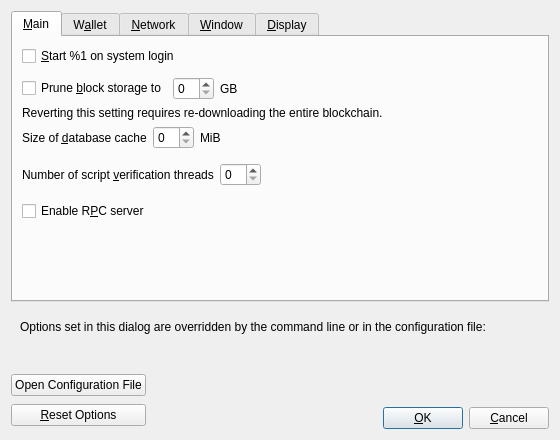
<?xml version="1.0" encoding="UTF-8"?>
<ui version="4.0">
 <class>OptionsDialog</class>
 <widget class="QDialog" name="OptionsDialog">
  <property name="geometry">
   <rect>
    <x>0</x>
    <y>0</y>
    <width>560</width>
    <height>440</height>
   </rect>
  </property>
  <property name="windowTitle">
   <string>Options</string>
  </property>
  <property name="modal">
   <bool>true</bool>
  </property>
  <layout class="QVBoxLayout" name="verticalLayout">
   <item>
    <widget class="QTabWidget" name="tabWidget">
     <property name="currentIndex">
      <number>0</number>
     </property>
     <widget class="QWidget" name="tabMain">
      <attribute name="title">
       <string>&amp;Main</string>
      </attribute>
      <layout class="QVBoxLayout" name="verticalLayout_Main">
       <item>
        <widget class="QCheckBox" name="qogecoinAtStartup">
         <property name="toolTip">
          <string>Automatically start %1 after logging in to the system.</string>
         </property>
         <property name="text">
          <string>&amp;Start %1 on system login</string>
         </property>
        </widget>
       </item>
       <item>
        <spacer name="horizontalSpacer_0_Main">
         <property name="orientation">
          <enum>Qt::Horizontal</enum>
         </property>
         <property name="sizeHint" stdset="0">
          <size>
           <width>40</width>
           <height>5</height>
          </size>
         </property>
        </spacer>
       </item>
       <item>
        <layout class="QHBoxLayout" name="horizontalLayout_Main_Prune">
         <item>
          <widget class="QCheckBox" name="prune">
           <property name="toolTip">
            <string>Enabling pruning significantly reduces the disk space required to store transactions. All blocks are still fully validated. Reverting this setting requires re-downloading the entire blockchain.</string>
           </property>
           <property name="text">
            <string>Prune &amp;block storage to</string>
           </property>
          </widget>
         </item>
         <item>
          <widget class="QSpinBox" name="pruneSize"/>
         </item>
         <item>
          <widget class="QLabel" name="pruneSizeUnitLabel">
           <property name="text">
            <string>GB</string>
           </property>
           <property name="textFormat">
            <enum>Qt::PlainText</enum>
           </property>
          </widget>
         </item>
         <item>
          <spacer name="horizontalSpacer_Main_Prune">
           <property name="orientation">
            <enum>Qt::Horizontal</enum>
           </property>
           <property name="sizeHint" stdset="0">
            <size>
             <width>40</width>
             <height>20</height>
            </size>
           </property>
          </spacer>
         </item>
        </layout>
       </item>
       <item>
        <widget class="QLabel" name="pruneWarning">
         <property name="text">
          <string>Reverting this setting requires re-downloading the entire blockchain.</string>
         </property>
         <property name="textFormat">
          <enum>Qt::PlainText</enum>
         </property>
        </widget>
       </item>
       <item>
        <layout class="QHBoxLayout" name="horizontalLayout_2_Main">
         <item>
          <widget class="QLabel" name="databaseCacheLabel">
           <property name="toolTip">
            <string extracomment="Tooltip text for Options window setting that sets the size of the database cache. Explains the corresponding effects of increasing/decreasing this value.">Maximum database cache size. A larger cache can contribute to faster sync, after which the benefit is less pronounced for most use cases. Lowering the cache size will reduce memory usage. Unused mempool memory is shared for this cache.</string>
           </property>
           <property name="text">
            <string>Size of &amp;database cache</string>
           </property>
           <property name="textFormat">
            <enum>Qt::PlainText</enum>
           </property>
           <property name="buddy">
            <cstring>databaseCache</cstring>
           </property>
          </widget>
         </item>
         <item>
          <widget class="QSpinBox" name="databaseCache"/>
         </item>
         <item>
          <widget class="QLabel" name="databaseCacheUnitLabel">
           <property name="text">
            <string>MiB</string>
           </property>
           <property name="textFormat">
            <enum>Qt::PlainText</enum>
           </property>
          </widget>
         </item>
         <item>
          <spacer name="horizontalSpacer_2_Main">
           <property name="orientation">
            <enum>Qt::Horizontal</enum>
           </property>
           <property name="sizeHint" stdset="0">
            <size>
             <width>40</width>
             <height>20</height>
            </size>
           </property>
          </spacer>
         </item>
        </layout>
       </item>
       <item>
        <layout class="QHBoxLayout" name="horizontalLayout_Main_VerifyLabel">
         <item>
          <widget class="QLabel" name="threadsScriptVerifLabel">
           <property name="toolTip">
            <string extracomment="Tooltip text for Options window setting that sets the number of script verification threads. Explains that negative values mean to leave these many cores free to the system.">Set the number of script verification threads. Negative values correspond to the number of cores you want to leave free to the system.</string>
           </property>
           <property name="text">
            <string>Number of script &amp;verification threads</string>
           </property>
           <property name="textFormat">
            <enum>Qt::PlainText</enum>
           </property>
           <property name="buddy">
            <cstring>threadsScriptVerif</cstring>
           </property>
          </widget>
         </item>
         <item>
          <widget class="QSpinBox" name="threadsScriptVerif">
           <property name="toolTip">
            <string>(0 = auto, &lt;0 = leave that many cores free)</string>
           </property>
          </widget>
         </item>
         <item>
          <spacer name="horizontalSpacer_Main_Threads">
           <property name="orientation">
            <enum>Qt::Horizontal</enum>
           </property>
           <property name="sizeHint" stdset="0">
            <size>
             <width>40</width>
             <height>40</height>
            </size>
           </property>
          </spacer>
         </item>
        </layout>
       </item>
       <item>
        <widget class="QCheckBox" name="enableServer">
         <property name="toolTip">
          <string extracomment="Tooltip text for Options window setting that enables the RPC server.">This allows you or a third party tool to communicate with the node through command-line and JSON-RPC commands.</string>
         </property>
         <property name="text">
          <string extracomment="An Options window setting to enable the RPC server.">Enable R&amp;PC server</string>
         </property>
        </widget>
       </item>
       <item>
        <spacer name="verticalSpacer_Main">
         <property name="orientation">
          <enum>Qt::Vertical</enum>
         </property>
         <property name="sizeHint" stdset="0">
          <size>
           <width>20</width>
           <height>40</height>
          </size>
         </property>
        </spacer>
       </item>
      </layout>
     </widget>
     <widget class="QWidget" name="tabWallet">
      <attribute name="title">
       <string>W&amp;allet</string>
      </attribute>
      <layout class="QVBoxLayout" name="verticalLayout_Wallet">
       <item>
        <widget class="QCheckBox" name="subFeeFromAmount">
         <property name="toolTip">
          <string extracomment="Tooltip text for Options window setting that sets subtracting the fee from a sending amount as default.">Whether to set subtract fee from amount as default or not.</string>
         </property>
         <property name="text">
          <string extracomment="An Options window setting to set subtracting the fee from a sending amount as default.">Subtract &amp;fee from amount by default</string>
         </property>
        </widget>
       </item>
       <item>
        <widget class="QGroupBox" name="groupBox">
         <property name="title">
          <string>Expert</string>
         </property>
         <layout class="QVBoxLayout" name="verticalLayout_2">
          <item>
           <widget class="QCheckBox" name="coinControlFeatures">
            <property name="toolTip">
             <string>Whether to show coin control features or not.</string>
            </property>
            <property name="text">
             <string>Enable coin &amp;control features</string>
            </property>
           </widget>
          </item>
          <item>
           <widget class="QCheckBox" name="spendZeroConfChange">
            <property name="toolTip">
             <string>If you disable the spending of unconfirmed change, the change from a transaction cannot be used until that transaction has at least one confirmation. This also affects how your balance is computed.</string>
            </property>
            <property name="text">
             <string>&amp;Spend unconfirmed change</string>
            </property>
           </widget>
          </item>
          <item>
           <widget class="QCheckBox" name="m_enable_psbt_controls">
            <property name="text">
             <string extracomment="An options window setting to enable PSBT controls.">Enable &amp;PSBT controls</string>
            </property>
            <property name="toolTip">
             <string extracomment="Tooltip text for options window setting that enables PSBT controls.">Whether to show PSBT controls.</string>
            </property>
           </widget>
          </item>
         </layout>
        </widget>
       </item>
       <item>
        <widget class="QGroupBox" name="groupBoxHww">
         <property name="title">
          <string>External Signer (e.g. hardware wallet)</string>
         </property>
         <layout class="QVBoxLayout" name="verticalLayoutHww">
          <item>
           <layout class="QHBoxLayout" name="horizontalLayoutHww">
            <item>
             <widget class="QLabel" name="externalSignerPathLabel">
              <property name="text">
               <string>&amp;External signer script path</string>
              </property>
              <property name="buddy">
               <cstring>externalSignerPath</cstring>
              </property>
             </widget>
            </item>
            <item>
             <widget class="QLineEdit" name="externalSignerPath">
              <property name="toolTip">
               <string>Full path to a Qogecoin Core compatible script (e.g. C:\Downloads\hwi.exe or /Users/you/Downloads/hwi.py). Beware: malware can steal your coins!</string>
              </property>
             </widget>
            </item>
           </layout>
          </item>
         </layout>
        </widget>
       </item>
       <item>
        <spacer name="verticalSpacer_Wallet">
         <property name="orientation">
          <enum>Qt::Vertical</enum>
         </property>
         <property name="sizeHint" stdset="0">
          <size>
           <width>20</width>
           <height>40</height>
          </size>
         </property>
        </spacer>
       </item>
      </layout>
     </widget>
     <widget class="QWidget" name="tabNetwork">
      <attribute name="title">
       <string>&amp;Network</string>
      </attribute>
      <layout class="QVBoxLayout" name="verticalLayout_Network">
       <item>
        <widget class="QCheckBox" name="mapPortUpnp">
         <property name="toolTip">
          <string>Automatically open the Qogecoin client port on the router. This only works when your router supports UPnP and it is enabled.</string>
         </property>
         <property name="text">
          <string>Map port using &amp;UPnP</string>
         </property>
        </widget>
       </item>
       <item>
        <widget class="QCheckBox" name="mapPortNatpmp">
         <property name="toolTip">
          <string>Automatically open the Qogecoin client port on the router. This only works when your router supports NAT-PMP and it is enabled. The external port could be random.</string>
         </property>
         <property name="text">
          <string>Map port using NA&amp;T-PMP</string>
         </property>
        </widget>
       </item>
       <item>
        <widget class="QCheckBox" name="allowIncoming">
         <property name="toolTip">
          <string>Accept connections from outside.</string>
         </property>
         <property name="text">
          <string>Allow incomin&amp;g connections</string>
         </property>
        </widget>
       </item>
       <item>
        <widget class="QCheckBox" name="connectSocks">
         <property name="toolTip">
          <string>Connect to the Qogecoin network through a SOCKS5 proxy.</string>
         </property>
         <property name="text">
          <string>&amp;Connect through SOCKS5 proxy (default proxy):</string>
         </property>
        </widget>
       </item>
       <item>
        <layout class="QHBoxLayout" name="horizontalLayout_1_Network">
         <item>
          <widget class="QLabel" name="proxyIpLabel">
           <property name="text">
            <string>Proxy &amp;IP:</string>
           </property>
           <property name="textFormat">
            <enum>Qt::PlainText</enum>
           </property>
           <property name="buddy">
            <cstring>proxyIp</cstring>
           </property>
          </widget>
         </item>
         <item>
          <widget class="QValidatedLineEdit" name="proxyIp">
           <property name="minimumSize">
            <size>
             <width>140</width>
             <height>0</height>
            </size>
           </property>
           <property name="maximumSize">
            <size>
             <width>140</width>
             <height>16777215</height>
            </size>
           </property>
           <property name="toolTip">
            <string>IP address of the proxy (e.g. IPv4: 127.0.0.1 / IPv6: ::1)</string>
           </property>
          </widget>
         </item>
         <item>
          <widget class="QLabel" name="proxyPortLabel">
           <property name="text">
            <string>&amp;Port:</string>
           </property>
           <property name="textFormat">
            <enum>Qt::PlainText</enum>
           </property>
           <property name="buddy">
            <cstring>proxyPort</cstring>
           </property>
          </widget>
         </item>
         <item>
          <widget class="QLineEdit" name="proxyPort">
           <property name="minimumSize">
            <size>
             <width>55</width>
             <height>0</height>
            </size>
           </property>
           <property name="maximumSize">
            <size>
             <width>55</width>
             <height>16777215</height>
            </size>
           </property>
           <property name="toolTip">
            <string>Port of the proxy (e.g. 9050)</string>
           </property>
          </widget>
         </item>
         <item>
          <spacer name="horizontalSpacer_1_Network">
           <property name="orientation">
            <enum>Qt::Horizontal</enum>
           </property>
           <property name="sizeHint" stdset="0">
            <size>
             <width>40</width>
             <height>20</height>
            </size>
           </property>
          </spacer>
         </item>
        </layout>
       </item>
       <item>
        <layout class="QHBoxLayout" name="horizontalLayout_2_Network">
         <item>
          <widget class="QLabel" name="proxyActiveNets">
           <property name="text">
            <string>Used for reaching peers via:</string>
           </property>
           <property name="textFormat">
            <enum>Qt::PlainText</enum>
           </property>
          </widget>
         </item>
         <item>
          <widget class="QCheckBox" name="proxyReachIPv4">
           <property name="enabled">
            <bool>false</bool>
           </property>
           <property name="toolTip">
            <string>Shows if the supplied default SOCKS5 proxy is used to reach peers via this network type.</string>
           </property>
           <property name="text">
            <string/>
           </property>
          </widget>
         </item>
         <item>
          <widget class="QLabel" name="proxyReachIPv4Label">
           <property name="text">
            <string>IPv4</string>
           </property>
           <property name="textFormat">
            <enum>Qt::PlainText</enum>
           </property>
          </widget>
         </item>
         <item>
          <widget class="QCheckBox" name="proxyReachIPv6">
           <property name="enabled">
            <bool>false</bool>
           </property>
           <property name="toolTip">
            <string>Shows if the supplied default SOCKS5 proxy is used to reach peers via this network type.</string>
           </property>
           <property name="text">
            <string/>
           </property>
          </widget>
         </item>
         <item>
          <widget class="QLabel" name="proxyReachIPv6Label">
           <property name="text">
            <string>IPv6</string>
           </property>
           <property name="textFormat">
            <enum>Qt::PlainText</enum>
           </property>
          </widget>
         </item>
         <item>
          <widget class="QCheckBox" name="proxyReachTor">
           <property name="enabled">
            <bool>false</bool>
           </property>
           <property name="toolTip">
            <string>Shows if the supplied default SOCKS5 proxy is used to reach peers via this network type.</string>
           </property>
           <property name="text">
            <string/>
           </property>
          </widget>
         </item>
         <item>
          <widget class="QLabel" name="proxyReachTorLabel">
           <property name="text">
            <string>Tor</string>
           </property>
           <property name="textFormat">
            <enum>Qt::PlainText</enum>
           </property>
          </widget>
         </item>
         <item>
          <spacer name="horizontalSpacer_2_Network">
           <property name="orientation">
            <enum>Qt::Horizontal</enum>
           </property>
           <property name="sizeHint" stdset="0">
            <size>
             <width>40</width>
             <height>20</height>
            </size>
           </property>
          </spacer>
         </item>
        </layout>
       </item>
       <item>
        <widget class="QCheckBox" name="connectSocksTor">
         <property name="toolTip">
          <string>Connect to the Qogecoin network through a separate SOCKS5 proxy for Tor onion services.</string>
         </property>
         <property name="text">
          <string>Use separate SOCKS&amp;5 proxy to reach peers via Tor onion services:</string>
         </property>
        </widget>
       </item>
       <item>
        <layout class="QHBoxLayout" name="horizontalLayout_3_Network">
         <item>
          <widget class="QLabel" name="proxyIpTorLabel">
           <property name="text">
            <string>Proxy &amp;IP:</string>
           </property>
           <property name="textFormat">
            <enum>Qt::PlainText</enum>
           </property>
           <property name="buddy">
            <cstring>proxyIpTor</cstring>
           </property>
          </widget>
         </item>
         <item>
          <widget class="QValidatedLineEdit" name="proxyIpTor">
           <property name="minimumSize">
            <size>
             <width>140</width>
             <height>0</height>
            </size>
           </property>
           <property name="maximumSize">
            <size>
             <width>140</width>
             <height>16777215</height>
            </size>
           </property>
           <property name="toolTip">
            <string>IP address of the proxy (e.g. IPv4: 127.0.0.1 / IPv6: ::1)</string>
           </property>
          </widget>
         </item>
         <item>
          <widget class="QLabel" name="proxyPortTorLabel">
           <property name="text">
            <string>&amp;Port:</string>
           </property>
           <property name="textFormat">
            <enum>Qt::PlainText</enum>
           </property>
           <property name="buddy">
            <cstring>proxyPortTor</cstring>
           </property>
          </widget>
         </item>
         <item>
          <widget class="QLineEdit" name="proxyPortTor">
           <property name="minimumSize">
            <size>
             <width>55</width>
             <height>0</height>
            </size>
           </property>
           <property name="maximumSize">
            <size>
             <width>55</width>
             <height>16777215</height>
            </size>
           </property>
           <property name="toolTip">
            <string>Port of the proxy (e.g. 9050)</string>
           </property>
          </widget>
         </item>
         <item>
          <spacer name="horizontalSpacer_4_Network">
           <property name="orientation">
            <enum>Qt::Horizontal</enum>
           </property>
           <property name="sizeHint" stdset="0">
            <size>
             <width>40</width>
             <height>20</height>
            </size>
           </property>
          </spacer>
         </item>
        </layout>
       </item>
       <item>
        <spacer name="verticalSpacer_Network">
         <property name="orientation">
          <enum>Qt::Vertical</enum>
         </property>
         <property name="sizeHint" stdset="0">
          <size>
           <width>20</width>
           <height>40</height>
          </size>
         </property>
        </spacer>
       </item>
      </layout>
     </widget>
     <widget class="QWidget" name="tabWindow">
      <attribute name="title">
       <string>&amp;Window</string>
      </attribute>
      <layout class="QVBoxLayout" name="verticalLayout_Window">
       <item>
        <widget class="QCheckBox" name="showTrayIcon">
         <property name="toolTip">
          <string>Show the icon in the system tray.</string>
         </property>
         <property name="text">
          <string>&amp;Show tray icon</string>
         </property>
         <property name="checked">
          <bool>true</bool>
         </property>
        </widget>
       </item>
       <item>
        <widget class="QCheckBox" name="minimizeToTray">
         <property name="toolTip">
          <string>Show only a tray icon after minimizing the window.</string>
         </property>
         <property name="text">
          <string>&amp;Minimize to the tray instead of the taskbar</string>
         </property>
        </widget>
       </item>
       <item>
        <widget class="QCheckBox" name="minimizeOnClose">
         <property name="toolTip">
          <string>Minimize instead of exit the application when the window is closed. When this option is enabled, the application will be closed only after selecting Exit in the menu.</string>
         </property>
         <property name="text">
          <string>M&amp;inimize on close</string>
         </property>
        </widget>
       </item>
       <item>
        <spacer name="verticalSpacer_Window">
         <property name="orientation">
          <enum>Qt::Vertical</enum>
         </property>
         <property name="sizeHint" stdset="0">
          <size>
           <width>20</width>
           <height>40</height>
          </size>
         </property>
        </spacer>
       </item>
      </layout>
     </widget>
     <widget class="QWidget" name="tabDisplay">
      <attribute name="title">
       <string>&amp;Display</string>
      </attribute>
      <layout class="QVBoxLayout" name="verticalLayout_Display">
       <item>
        <layout class="QHBoxLayout" name="horizontalLayout_1_Display">
         <item>
          <widget class="QLabel" name="langLabel">
           <property name="text">
            <string>User Interface &amp;language:</string>
           </property>
           <property name="textFormat">
            <enum>Qt::PlainText</enum>
           </property>
           <property name="buddy">
            <cstring>lang</cstring>
           </property>
          </widget>
         </item>
         <item>
          <widget class="QValueComboBox" name="lang">
           <property name="toolTip">
            <string>The user interface language can be set here. This setting will take effect after restarting %1.</string>
           </property>
          </widget>
         </item>
        </layout>
       </item>
       <item>
        <layout class="QHBoxLayout" name="horizontalLayout_2_Display">
         <item>
          <widget class="QLabel" name="unitLabel">
           <property name="text">
            <string>&amp;Unit to show amounts in:</string>
           </property>
           <property name="textFormat">
            <enum>Qt::PlainText</enum>
           </property>
           <property name="buddy">
            <cstring>unit</cstring>
           </property>
          </widget>
         </item>
         <item>
          <widget class="QValueComboBox" name="unit">
           <property name="toolTip">
            <string>Choose the default subdivision unit to show in the interface and when sending coins.</string>
           </property>
          </widget>
         </item>
        </layout>
       </item>
       <item>
        <layout class="QHBoxLayout" name="horizontalLayout_3_Display">
         <item>
          <widget class="QLabel" name="thirdPartyTxUrlsLabel">
           <property name="toolTip">
            <string>Third-party URLs (e.g. a block explorer) that appear in the transactions tab as context menu items. %s in the URL is replaced by transaction hash. Multiple URLs are separated by vertical bar |.</string>
           </property>
           <property name="text">
            <string>&amp;Third-party transaction URLs</string>
           </property>
           <property name="buddy">
            <cstring>thirdPartyTxUrls</cstring>
           </property>
          </widget>
         </item>
         <item>
          <widget class="QLineEdit" name="thirdPartyTxUrls">
           <property name="toolTip">
            <string>Third-party URLs (e.g. a block explorer) that appear in the transactions tab as context menu items. %s in the URL is replaced by transaction hash. Multiple URLs are separated by vertical bar |.</string>
           </property>
           <property name="placeholderText">
            <string notr="true">https://example.com/tx/%s</string>
           </property>
          </widget>
         </item>
        </layout>
       </item>
       <item>
        <widget class="QGroupBox" name="font_groupBox">
         <property name="title">
          <string>Monospaced font in the Overview tab:</string>
         </property>
         <layout class="QVBoxLayout" name="font_verticalLayout">
          <item>
           <layout class="QHBoxLayout" name="embeddedFont_horizontalLayout">
            <item>
             <widget class="QRadioButton" name="embeddedFont_radioButton">
              <property name="text">
               <string>embedded &quot;%1&quot;</string>
              </property>
             </widget>
            </item>
            <item>
             <spacer name="embeddedFont_horizontalSpacer">
              <property name="orientation">
               <enum>Qt::Horizontal</enum>
              </property>
              <property name="sizeHint" stdset="0">
               <size>
                <width>40</width>
                <height>20</height>
               </size>
              </property>
             </spacer>
            </item>
            <item>
             <layout class="QVBoxLayout" name="embeddedFont_verticalLayout">
              <item>
               <widget class="QLabel" name="embeddedFont_label_1">
                <property name="text">
                 <string notr="true">111.11111111 Qoge</string>
                </property>
               </widget>
              </item>
              <item>
               <widget class="QLabel" name="embeddedFont_label_9">
                <property name="text">
                 <string notr="true">909.09090909 Qoge</string>
                </property>
               </widget>
              </item>
             </layout>
            </item>
           </layout>
          </item>
          <item>
           <widget class="Line" name="font_line">
            <property name="orientation">
             <enum>Qt::Horizontal</enum>
            </property>
           </widget>
          </item>
          <item>
           <layout class="QHBoxLayout" name="systemFont_horizontalLayout">
            <item>
             <widget class="QRadioButton" name="systemFont_radioButton">
              <property name="text">
               <string>closest matching &quot;%1&quot;</string>
              </property>
             </widget>
            </item>
            <item>
             <spacer name="systemFont_horizontalSpacer">
              <property name="orientation">
               <enum>Qt::Horizontal</enum>
              </property>
              <property name="sizeHint" stdset="0">
               <size>
                <width>40</width>
                <height>20</height>
               </size>
              </property>
             </spacer>
            </item>
            <item>
             <layout class="QVBoxLayout" name="systemFont_verticalLayout">
              <item>
               <widget class="QLabel" name="systemFont_label_1">
                <property name="text">
                 <string notr="true">111.11111111 Qoge</string>
                </property>
               </widget>
              </item>
              <item>
               <widget class="QLabel" name="systemFont_label_9">
                <property name="text">
                 <string notr="true">909.09090909 Qoge</string>
                </property>
               </widget>
              </item>
             </layout>
            </item>
           </layout>
          </item>
         </layout>
        </widget>
       </item>
       <item>
        <spacer name="verticalSpacer_Display">
         <property name="orientation">
          <enum>Qt::Vertical</enum>
         </property>
         <property name="sizeHint" stdset="0">
          <size>
           <width>20</width>
           <height>40</height>
          </size>
         </property>
        </spacer>
       </item>
      </layout>
     </widget>
    </widget>
   </item>
   <item>
    <widget class="QFrame" name="frame">
     <layout class="QVBoxLayout" name="verticalLayout_Bottom">
      <item>
       <layout class="QHBoxLayout" name="horizontalLayout_Bottom">
        <item>
         <widget class="QLabel" name="overriddenByCommandLineInfoLabel">
          <property name="text">
           <string>Options set in this dialog are overridden by the command line or in the configuration file:</string>
          </property>
          <property name="textFormat">
           <enum>Qt::PlainText</enum>
          </property>
         </widget>
        </item>
        <item>
         <spacer name="horizontalSpacer_Bottom">
          <property name="orientation">
           <enum>Qt::Horizontal</enum>
          </property>
          <property name="sizeHint" stdset="0">
           <size>
            <width>40</width>
            <height>20</height>
           </size>
          </property>
         </spacer>
        </item>
       </layout>
      </item>
      <item>
       <widget class="QLabel" name="overriddenByCommandLineLabel">
        <property name="text">
         <string/>
        </property>
        <property name="textFormat">
         <enum>Qt::PlainText</enum>
        </property>
        <property name="wordWrap">
         <bool>true</bool>
        </property>
       </widget>
      </item>
     </layout>
    </widget>
   </item>
   <item>
    <layout class="QHBoxLayout" name="horizontalLayout_Buttons">
     <item>
      <layout class="QVBoxLayout" name="verticalLayout_Buttons">
       <item>
        <widget class="QPushButton" name="openQogecoinConfButton">
         <property name="toolTip">
          <string>Open the %1 configuration file from the working directory.</string>
         </property>
         <property name="text">
          <string>Open Configuration File</string>
         </property>
         <property name="autoDefault">
          <bool>false</bool>
         </property>
        </widget>
       </item>
       <item>
        <widget class="QPushButton" name="resetButton">
         <property name="toolTip">
          <string>Reset all client options to default.</string>
         </property>
         <property name="text">
          <string>&amp;Reset Options</string>
         </property>
         <property name="autoDefault">
          <bool>false</bool>
         </property>
        </widget>
       </item>
      </layout>
     </item>
     <item>
      <spacer name="horizontalSpacer_1">
       <property name="orientation">
        <enum>Qt::Horizontal</enum>
       </property>
       <property name="sizeHint" stdset="0">
        <size>
         <width>40</width>
         <height>48</height>
        </size>
       </property>
      </spacer>
     </item>
     <item>
      <widget class="QLabel" name="statusLabel">
       <property name="minimumSize">
        <size>
         <width>200</width>
         <height>0</height>
        </size>
       </property>
       <property name="font">
        <font>
         <weight>75</weight>
         <bold>true</bold>
        </font>
       </property>
       <property name="text">
        <string/>
       </property>
       <property name="textFormat">
        <enum>Qt::PlainText</enum>
       </property>
       <property name="wordWrap">
        <bool>true</bool>
       </property>
      </widget>
     </item>
     <item>
      <spacer name="horizontalSpacer_2">
       <property name="orientation">
        <enum>Qt::Horizontal</enum>
       </property>
       <property name="sizeHint" stdset="0">
        <size>
         <width>40</width>
         <height>48</height>
        </size>
       </property>
      </spacer>
     </item>
     <item>
      <layout class="QVBoxLayout" name="verticalLayout_4">
       <item>
        <spacer name="verticalSpacer">
         <property name="orientation">
          <enum>Qt::Vertical</enum>
         </property>
         <property name="sizeHint" stdset="0">
          <size>
           <width>20</width>
           <height>40</height>
          </size>
         </property>
        </spacer>
       </item>
       <item>
        <layout class="QHBoxLayout" name="horizontalLayout">
         <item>
          <widget class="QPushButton" name="okButton">
           <property name="text">
            <string>&amp;OK</string>
           </property>
           <property name="autoDefault">
            <bool>false</bool>
           </property>
           <property name="default">
            <bool>true</bool>
           </property>
          </widget>
         </item>
         <item>
          <widget class="QPushButton" name="cancelButton">
           <property name="text">
            <string>&amp;Cancel</string>
           </property>
           <property name="autoDefault">
            <bool>false</bool>
           </property>
          </widget>
         </item>
        </layout>
       </item>
      </layout>
     </item>
    </layout>
   </item>
  </layout>
 </widget>
 <customwidgets>
  <customwidget>
   <class>QValidatedLineEdit</class>
   <extends>QLineEdit</extends>
   <header>qt/qvalidatedlineedit.h</header>
  </customwidget>
  <customwidget>
   <class>QValueComboBox</class>
   <extends>QComboBox</extends>
   <header>qt/qvaluecombobox.h</header>
  </customwidget>
 </customwidgets>
 <resources/>
 <connections/>
</ui>
